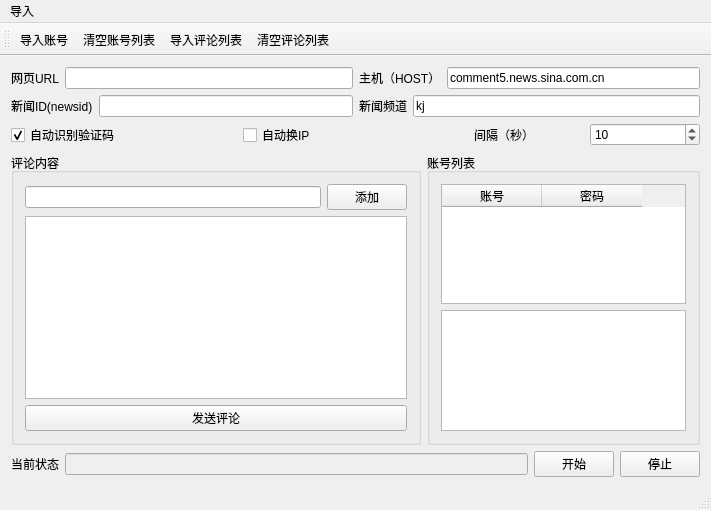
<?xml version="1.0" encoding="UTF-8"?>
<ui version="4.0">
 <class>autobots_toutiaoClass</class>
 <widget class="QMainWindow" name="autobots_toutiaoClass">
  <property name="geometry">
   <rect>
    <x>0</x>
    <y>0</y>
    <width>711</width>
    <height>510</height>
   </rect>
  </property>
  <property name="windowTitle">
   <string>新浪新闻发帖</string>
  </property>
  <widget class="QWidget" name="centralWidget">
   <layout class="QGridLayout" name="gridLayout_4">
    <item row="0" column="0">
     <layout class="QHBoxLayout" name="horizontalLayout_10">
      <item>
       <layout class="QHBoxLayout" name="horizontalLayout_3">
        <item>
         <widget class="QLabel" name="label_3">
          <property name="text">
           <string>网页URL</string>
          </property>
         </widget>
        </item>
        <item>
         <widget class="QLineEdit" name="lineEdit_url">
          <property name="enabled">
           <bool>true</bool>
          </property>
         </widget>
        </item>
       </layout>
      </item>
      <item>
       <layout class="QHBoxLayout" name="horizontalLayout_9">
        <item>
         <widget class="QLabel" name="label_5">
          <property name="text">
           <string>主机（HOST）</string>
          </property>
         </widget>
        </item>
        <item>
         <widget class="QLineEdit" name="lineEdit_host">
          <property name="enabled">
           <bool>true</bool>
          </property>
          <property name="text">
           <string>comment5.news.sina.com.cn</string>
          </property>
         </widget>
        </item>
       </layout>
      </item>
     </layout>
    </item>
    <item row="1" column="0">
     <layout class="QHBoxLayout" name="horizontalLayout_8">
      <item>
       <layout class="QHBoxLayout" name="horizontalLayout_2">
        <item>
         <widget class="QLabel" name="label_2">
          <property name="text">
           <string>新闻ID(newsid)</string>
          </property>
         </widget>
        </item>
        <item>
         <widget class="QLineEdit" name="lineEdit_news_id">
          <property name="enabled">
           <bool>true</bool>
          </property>
          <property name="text">
           <string/>
          </property>
         </widget>
        </item>
       </layout>
      </item>
      <item>
       <layout class="QHBoxLayout" name="horizontalLayout_4">
        <item>
         <widget class="QLabel" name="label_4">
          <property name="text">
           <string>新闻频道</string>
          </property>
         </widget>
        </item>
        <item>
         <widget class="QLineEdit" name="lineEdit_news_chanel">
          <property name="enabled">
           <bool>true</bool>
          </property>
          <property name="text">
           <string>kj</string>
          </property>
         </widget>
        </item>
       </layout>
      </item>
     </layout>
    </item>
    <item row="2" column="0">
     <layout class="QHBoxLayout" name="horizontalLayout_12">
      <item>
       <widget class="QCheckBox" name="checkBox_CodeOnline">
        <property name="text">
         <string>自动识别验证码</string>
        </property>
        <property name="checked">
         <bool>true</bool>
        </property>
       </widget>
      </item>
      <item>
       <widget class="QCheckBox" name="checkBox_changeip">
        <property name="text">
         <string>自动换IP</string>
        </property>
        <property name="checked">
         <bool>false</bool>
        </property>
       </widget>
      </item>
      <item>
       <layout class="QHBoxLayout" name="horizontalLayout_11">
        <item>
         <widget class="QLabel" name="label">
          <property name="text">
           <string>间隔（秒）</string>
          </property>
         </widget>
        </item>
        <item>
         <widget class="QSpinBox" name="spinBox_interval">
          <property name="minimum">
           <number>5</number>
          </property>
          <property name="maximum">
           <number>1000</number>
          </property>
          <property name="singleStep">
           <number>5</number>
          </property>
          <property name="value">
           <number>10</number>
          </property>
         </widget>
        </item>
       </layout>
      </item>
     </layout>
    </item>
    <item row="3" column="0">
     <layout class="QHBoxLayout" name="horizontalLayout_6">
      <item>
       <widget class="QGroupBox" name="groupBox">
        <property name="sizePolicy">
         <sizepolicy hsizetype="Preferred" vsizetype="Preferred">
          <horstretch>6</horstretch>
          <verstretch>0</verstretch>
         </sizepolicy>
        </property>
        <property name="title">
         <string>评论内容</string>
        </property>
        <layout class="QGridLayout" name="gridLayout">
         <item row="0" column="0">
          <layout class="QHBoxLayout" name="horizontalLayout_7">
           <item>
            <widget class="QLineEdit" name="lineEdit_comment_id"/>
           </item>
           <item>
            <widget class="QPushButton" name="pushButton_add_comment_id">
             <property name="text">
              <string>添加</string>
             </property>
            </widget>
           </item>
          </layout>
         </item>
         <item row="1" column="0">
          <widget class="QListWidget" name="listWidget_comment_id">
           <property name="sizePolicy">
            <sizepolicy hsizetype="Expanding" vsizetype="Expanding">
             <horstretch>2</horstretch>
             <verstretch>0</verstretch>
            </sizepolicy>
           </property>
          </widget>
         </item>
         <item row="2" column="0">
          <widget class="QPushButton" name="pushButton_develiver">
           <property name="text">
            <string>发送评论</string>
           </property>
          </widget>
         </item>
        </layout>
       </widget>
      </item>
      <item>
       <widget class="QGroupBox" name="groupBox_2">
        <property name="sizePolicy">
         <sizepolicy hsizetype="Preferred" vsizetype="Preferred">
          <horstretch>4</horstretch>
          <verstretch>0</verstretch>
         </sizepolicy>
        </property>
        <property name="title">
         <string>账号列表</string>
        </property>
        <layout class="QGridLayout" name="gridLayout_2">
         <item row="0" column="0">
          <widget class="QTableWidget" name="tableWidget_account_id">
           <column>
            <property name="text">
             <string>账号</string>
            </property>
           </column>
           <column>
            <property name="text">
             <string>密码</string>
            </property>
           </column>
          </widget>
         </item>
         <item row="1" column="0">
          <widget class="QTextBrowser" name="textBrowser_commentid"/>
         </item>
        </layout>
       </widget>
      </item>
     </layout>
    </item>
    <item row="4" column="0">
     <layout class="QHBoxLayout" name="horizontalLayout">
      <item>
       <layout class="QGridLayout" name="gridLayout_3">
        <item row="0" column="0">
         <widget class="QLabel" name="label_1">
          <property name="text">
           <string>当前状态</string>
          </property>
         </widget>
        </item>
        <item row="0" column="1">
         <widget class="QLineEdit" name="lineEdit_msg">
          <property name="enabled">
           <bool>false</bool>
          </property>
         </widget>
        </item>
       </layout>
      </item>
      <item>
       <layout class="QHBoxLayout" name="horizontalLayout_5">
        <item>
         <widget class="QPushButton" name="pushButton_start">
          <property name="text">
           <string>开始</string>
          </property>
         </widget>
        </item>
        <item>
         <widget class="QPushButton" name="pushButton_pause">
          <property name="text">
           <string>停止</string>
          </property>
         </widget>
        </item>
       </layout>
      </item>
     </layout>
    </item>
   </layout>
  </widget>
  <widget class="QMenuBar" name="menuBar">
   <property name="geometry">
    <rect>
     <x>0</x>
     <y>0</y>
     <width>711</width>
     <height>23</height>
    </rect>
   </property>
   <widget class="QMenu" name="menu">
    <property name="title">
     <string>导入</string>
    </property>
    <addaction name="action_from_txt"/>
    <addaction name="action_clear_accounts"/>
    <addaction name="action_import_commentid"/>
    <addaction name="action_clear_comments"/>
   </widget>
   <addaction name="menu"/>
  </widget>
  <widget class="QToolBar" name="mainToolBar">
   <attribute name="toolBarArea">
    <enum>TopToolBarArea</enum>
   </attribute>
   <attribute name="toolBarBreak">
    <bool>false</bool>
   </attribute>
   <addaction name="action_from_txt"/>
   <addaction name="action_clear_accounts"/>
   <addaction name="action_import_commentid"/>
   <addaction name="action_clear_comments"/>
  </widget>
  <widget class="QStatusBar" name="statusBar"/>
  <action name="action_from_txt">
   <property name="text">
    <string>导入账号</string>
   </property>
   <property name="toolTip">
    <string>txt文本</string>
   </property>
  </action>
  <action name="action_import_commentid">
   <property name="text">
    <string>导入评论列表</string>
   </property>
  </action>
  <action name="action_clear_comments">
   <property name="text">
    <string>清空评论列表</string>
   </property>
  </action>
  <action name="action_clear_accounts">
   <property name="text">
    <string>清空账号列表</string>
   </property>
  </action>
 </widget>
 <layoutdefault spacing="6" margin="11"/>
 <resources>
  <include location="autobots_toutiao.qrc"/>
 </resources>
 <connections/>
</ui>
